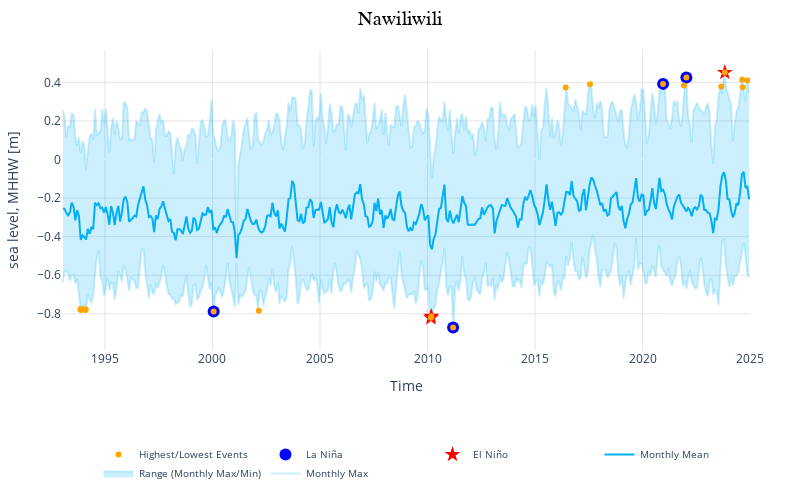

Notebook source saved alongside this figure:
### Markdown cell above
A note: the plotly plot will not render in the jupyter book build, because the original data to build it is stored elsewhere (not on github). If you are replicating this notebook, it should work fine for you. In the meantime, the pre-built html is available.

### Code cell
figly = make_plotlyFigure(rsl_monthly_mean, 
        rsl_monthly_max, rsl_monthly_min, 
        top_10_table, rsl_subset,str(station_map[station_name]))

# change size of the plot
# figly.update_layout(autosize=True)
figly.update_layout(width=800, height=500,autosize=False)
# save the figure to the output folder
figname = 'SL_top_10_plot_' + station_name + '.html'

# remove commas from figname
figname = figname.replace(', ','_')
matrix_dir = Path('../../matrix/plotly')
pio.write_html(figly, str(matrix_dir / figname), auto_open=False)

figly

### Figure 1 — Plotly figure (JSON) as saved in the notebook; plotly's stock layout.template omitted (floating-point values rounded to 4 significant figures; data arrays with more than 128 entries replaced by an {"elided": "..."} marker saying what was removed)
{"data": [{"line": {"color": "rgba(0,176,246,0.2)"}, "mode": "lines", "name": "Monthly Max", "type": "scatter", "x": {"elided": "384 str values"}, "y": {"elided": "384 float values"}}, {"fill": "tonexty", "fillcolor": "rgba(0,176,246,0.2)", "line": {"color": "rgba(0,176,246,0.2)"}, "mode": "lines", "name": "Range (Monthly Max/Min)", "type": "scatter", "x": {"elided": "384 str values"}, "y": {"elided": "384 float values"}}, {"line": {"color": "rgba(0,176,246,1)"}, "mode": "lines", "name": "Monthly Mean", "type": "scatter", "x": {"elided": "384 str values"}, "y": {"elided": "384 float values"}}, {"hoverinfo": "none", "marker": {"color": "red", "size": 12, "symbol": "star"}, "mode": "markers", "name": "El Niño", "type": "scatter", "x": ["2023-10-30T15:00:00.000000000", "2010-02-28T07:00:00.000000000", "2010-03-05T22:00:00.000000000"], "y": [0.451, -0.821, -0.813]}, {"hoverinfo": "none", "marker": {"color": "blue", "size": 12, "symbol": "circle"}, "mode": "markers", "name": "La Niña", "type": "scatter", "x": ["2022-01-15T12:00:00.000000000", "2020-12-15T15:00:00.000000000", "2011-03-12T00:00:00.000000000", "2000-01-21T07:00:00.000000000"], "y": [0.425, 0.392, -0.871, -0.788]}, {"hovertemplate": "%{x}, %{y:.2f} m<extra></extra>", "marker": {"color": "orange", "size": 6, "symbol": "circle"}, "mode": "markers", "name": "Highest/Lowest Events", "type": "scatter", "x": ["2023-10-30T15:00:00.000000000", "2022-01-15T12:00:00.000000000", "2024-08-20T02:00:00.000000000", "2024-11-16T14:00:00.000000000", "2020-12-15T15:00:00.000000000", "2017-07-23T02:00:00.000000000", "2021-12-05T15:00:00.000000000", "2023-08-30T01:00:00.000000000", "2024-08-31T00:00:00.000000000", "2016-06-05T02:00:00.000000000", "2011-03-12T00:00:00.000000000", "2010-02-28T07:00:00.000000000", "2010-03-05T22:00:00.000000000", "2000-01-21T07:00:00.000000000", "2002-02-27T07:00:00.000000000", "1993-11-15T07:00:00.000000000", "1994-02-06T03:00:00.000000000", "1993-12-14T07:00:00.000000000", "1994-02-03T00:00:00.000000000", "1993-11-12T05:00:00.000000000"], "y": [0.451, 0.425, 0.415, 0.409, 0.392, 0.39, 0.384, 0.378, 0.374, 0.373, -0.871, -0.821, -0.813, -0.788, -0.784, -0.78, -0.78, -0.777, -0.776, -0.775]}], "layout": {"autosize": false, "height": 500, "legend": {"font": {"size": 10}, "orientation": "h", "x": 0.5, "xanchor": "center", "y": -0.3, "yanchor": "top"}, "margin": {"b": 100, "l": 50, "r": 50, "t": 50}, "plot_bgcolor": "white", "showlegend": true, "title": {"font": {"color": "black", "family": "Arial", "size": 20}, "text": "Nawiliwili", "x": 0.5}, "width": 800, "xaxis": {"gridcolor": "rgb(200,200,200)", "gridwidth": 0.5, "range": ["1993-01-01", "2024-12-31"], "showgrid": true, "title": {"text": "Time"}}, "yaxis": {"gridcolor": "rgb(200,200,200)", "gridwidth": 0.5, "showgrid": true, "title": {"text": "sea level, MHHW [m]"}}}}
